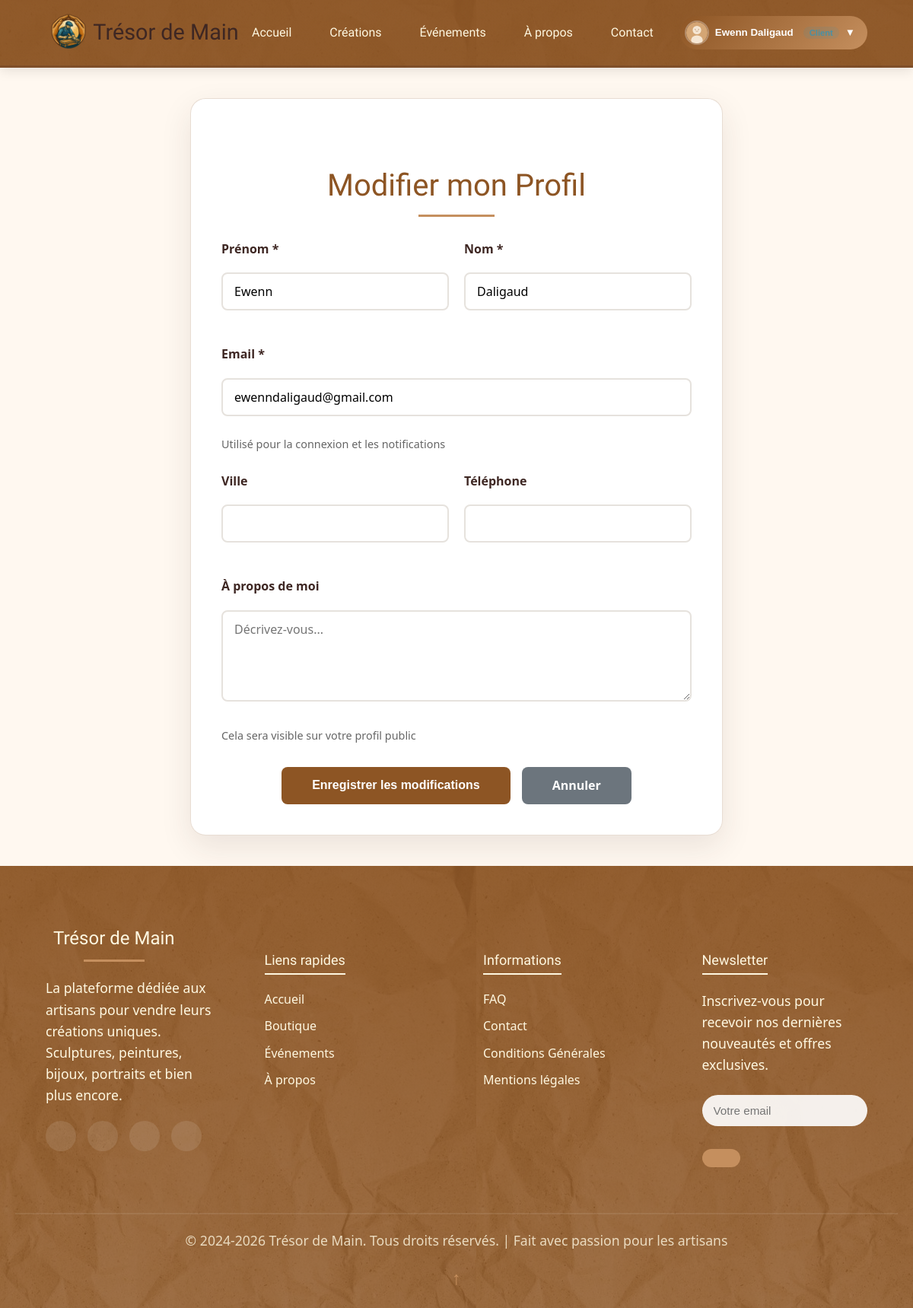
Screenshot of /php/edit_profile.php (signed in) with the database file from the repository.
### tables this page shows
CREATE TABLE `utilisateurs` (
  `id` int(11) NOT NULL,
  `prenom` varchar(255) NOT NULL,
  `nom` varchar(255) NOT NULL,
  `sexe` varchar(255) DEFAULT NULL,
  `datenaissance` date DEFAULT NULL,
  `nationalite` varchar(255) DEFAULT NULL,
  `description` text DEFAULT NULL,
  `adresse` varchar(255) DEFAULT NULL,
  `code_postal` int(11) DEFAULT NULL,
  `ville` varchar(255) DEFAULT NULL,
  `email` varchar(255) NOT NULL,
  `numero` varchar(20) DEFAULT NULL,
  `adresseboutique` varchar(255) DEFAULT NULL,
  `mdp` varchar(255) NOT NULL,
  `dates` datetime DEFAULT NULL,
  `type_compte` enum('artisan','acheteur') DEFAULT 'acheteur',
  `date_inscription` datetime DEFAULT current_timestamp(),
  `statut` enum('actif','inactif','suspendu') DEFAULT 'actif',
  `derniere_connexion` datetime DEFAULT NULL,
  `photo_profil` varchar(255) DEFAULT 'assets/images/default-avatar.svg',
  `photo_couverture` varchar(255) DEFAULT NULL,
  `badge_verifie` tinyint(1) DEFAULT 0,
  `specialite` varchar(255) DEFAULT NULL,
  `site_web` varchar(255) DEFAULT NULL,
  `instagram` varchar(255) DEFAULT NULL,
  `facebook` varchar(255) DEFAULT NULL,
  `note_moyenne` decimal(3,2) DEFAULT 0.00
);

### php/edit_profile.php (the view, shortened to what this page needs)
<?php
$pdo = getConnection();
$userId = getUserId();
$stmt = $pdo->prepare("SELECT * FROM utilisateurs WHERE id = ?");
$stmt->execute([$userId]);
$user = $stmt->fetch();
?>
<!DOCTYPE html>
<html lang="fr">
<head>
    <link rel="stylesheet" href="/CSS/HeaderFooter.css">
    <link rel="stylesheet" href="/CSS/projet.css">
</head>
<body>
    <div class="page-container">
        <?php include 'header.php'; ?>
        <main>
            <div class="edit-profile-container">
                <div class="edit-profile-card">
                    <h2>Modifier mon Profil</h2>
                    <form method="POST">
                        <div class="form-row">
                            <div class="form-group">
                                <label for="prenom">Prénom *</label>
                                <input type="text" id="prenom" name="prenom" value="<?php echo htmlspecialchars($user['prenom'] ?? ''); ?>" required>
                            </div>
                            <div class="form-group">
                                <label for="nom">Nom *</label>
                                <input type="text" id="nom" name="nom" value="<?php echo htmlspecialchars($user['nom'] ?? ''); ?>" required>
                            </div>
                        </div>
                        <div class="form-group">
                            <label for="email">Email *</label>
                            <input type="email" id="email" name="email" value="<?php echo htmlspecialchars($user['email'] ?? ''); ?>" required>
                            <div class="help-text">Utilisé pour la connexion et les notifications</div>
                        </div>
                        <div class="form-row">
                            <div class="form-group">
                                <label for="ville">Ville</label>
                                <input type="text" id="ville" name="ville" value="<?php echo htmlspecialchars($user['ville'] ?? ''); ?>">
                            </div>
                            <div class="form-group">
                                <label for="telephone">Téléphone</label>
                                <input type="tel" id="telephone" name="telephone" value="<?php echo htmlspecialchars($user['telephone'] ?? ''); ?>">
                            </div>
                        </div>
                        <div class="form-group">
                            <label for="description">À propos de moi</label>
                            <textarea id="description" name="description" placeholder="Décrivez-vous..."><?php echo htmlspecialchars($user['description'] ?? ''); ?></textarea>
                            <div class="help-text">Cela sera visible sur votre profil public</div>
                        </div>
                        <div class="button-group">
                            <button type="submit" class="save-btn">Enregistrer les modifications</button>
                            <a href="MonCompte.php" class="cancel-btn">Annuler</a>
                        </div>
                    </form>
                </div>
            </div>
        </main>
    </div>
</body>
</html>

### CSS/HeaderFooter.css (style rules this page uses)
footer { background: linear-gradient(rgba(141, 85, 36, 0.9), rgba(141, 85, 36, 0.8)), url("/assets/images/brown-paper.jpg"); color: #FFF8E1; padding: 60px 0 20px; margin-top: auto; }
.container { max-width: 1200px; margin: 0 auto; padding: 0 20px; }
.footer-content { display: grid; grid-template-columns: repeat(auto-fit, minmax(250px, 1fr)); gap: 30px; padding: 0 20px; }
.footer-about, .footer-links, .footer-newsletter { padding: 20px; }
.footer-logo { display: flex; align-items: center; gap: 10px; margin-bottom: 20px; }
.footer-logo h2 { font-size: 1.5rem; color: #FFF8E1; margin: 0; }
footer h3 { color: #FFF8E1; font-family: 'Special Elite', cursive; margin-bottom: 20px; font-size: 18px; border-bottom: 2px solid #FFF8E1; display: inline-block; padding-bottom: 5px; }
footer ul { list-style: none; padding: 0; }
footer ul li { margin-bottom: 10px; }
footer ul li a { color: #FFF8E1; text-decoration: none; transition: all 0.3s ease; }
.social-links { display: flex; gap: 15px; margin-top: 20px; }
.social-links a { display: inline-flex; align-items: center; justify-content: center; width: 40px; height: 40px; background: rgba(255, 255, 255, 0.1); border-radius: 50%; color: #FFF8E1; font-size: 1.2rem; transition: all 0.3s ease; }
.newsletter-form { display: flex; gap: 10px; margin-top: 15px; flex-wrap: wrap; }
.newsletter-form input { flex: 1; min-width: 200px; padding: 12px 15px; border: none; border-radius: 25px; background: rgba(255, 255, 255, 0.9); font-size: 0.95rem; }
.newsletter-form button { background: #C58F5E; color: white; border: none; padding: 12px 25px; border-radius: 25px; cursor: pointer; transition: all 0.3s ease; white-space: nowrap; }
.footer-bottom { text-align: center; margin-top: 40px; padding-top: 20px; border-top: 2px solid rgba(255, 255, 255, 0.1); font-size: 12px; opacity: 0.8; }
footer a[href="#haut"] { display: block; text-align: center; color: #C58F5E; font-size: 24px; text-decoration: none; margin-top: 10px; transition: all 0.3s ease; }

### CSS/projet.css (style rules this page uses)
body { color: #3E2723; margin: 0; background-color: #fdfbf7; background-image: url('/assets/images/paperboard-texture.jpg'); background-repeat: repeat; background-size: 500px auto; font-family: 'Segoe UI', Tahoma, Geneva, Verdana, sans-serif; line-height: 1.6; overflow-x: hidden; min-height: 100vh; }
:root { --primary-color: #8D5524; --secondary-color: #C58F5E; --dark-brown: #3E2723; --light-beige: #FFF8E1; --background-color: #fdfbf7; --text-color: #2D2D2D; --shadow: 0 4px 12px rgba(62, 39, 35, 0.15); --transition: all 0.3s ease; }
* { box-sizing: border-box; margin: 0; padding: 0; }
h1, h2, h3, h4 { font-family: 'Special Elite', cursive; font-weight: normal; color: var(--dark-brown); line-height: 1.3; }
h2 { margin: 3rem 0 1.5rem; text-align: center; font-size: clamp(1.8rem, 4vw, 2.5rem); color: var(--primary-color); position: relative; padding-bottom: 15px; }
h2:after { content: ''; position: absolute; bottom: 0; left: 50%; transform: translateX(-50%); width: 80px; height: 3px; background: var(--secondary-color); }
h3 { font-size: clamp(1.5rem, 3vw, 2rem); margin: 2rem 0 1rem; color: var(--primary-color); }
p { font-size: clamp(1rem, 1.5vw, 1.1rem); margin-bottom: 1rem; }
.container { width: 100%; max-width: 1200px; margin: 0 auto; padding: 0 20px; }
input[type="text"], input[type="email"], input[type="password"], input[type="tel"], textarea, select { width: 100%; padding: 15px; margin: 10px 0 20px; border: 2px solid #E6E2DD; border-radius: 10px; font-size: 1rem; transition: var(--transition); background: rgba(255, 255, 255, 0.9); }

### rows the page displays
utilisateurs: prenom "Ewenn", nom "Daligaud", email "ewenndaligaud@gmail.com"

### other values shown
trim($userName) ?: 'Mon compte' "Ewenn Daligaud"
